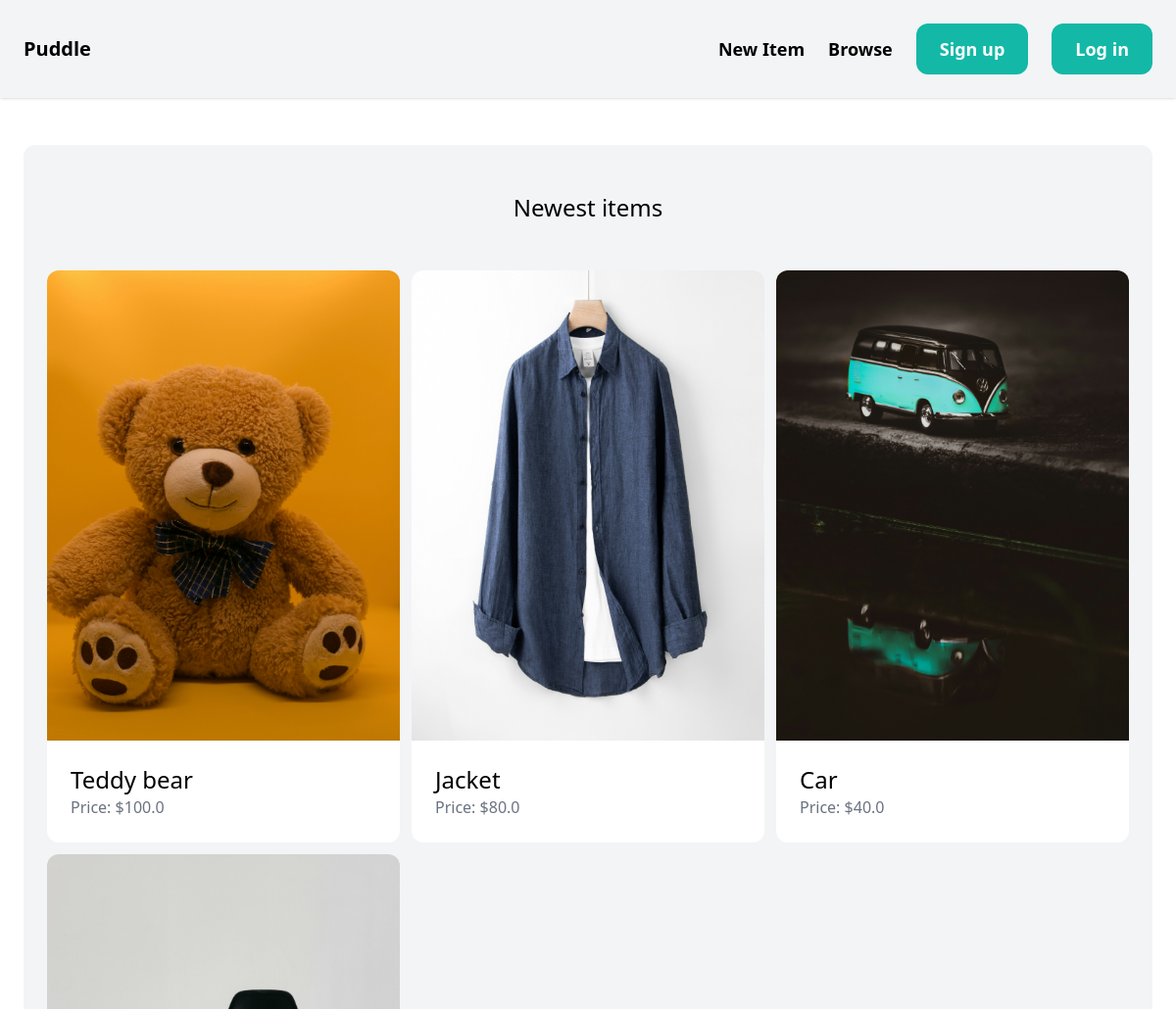
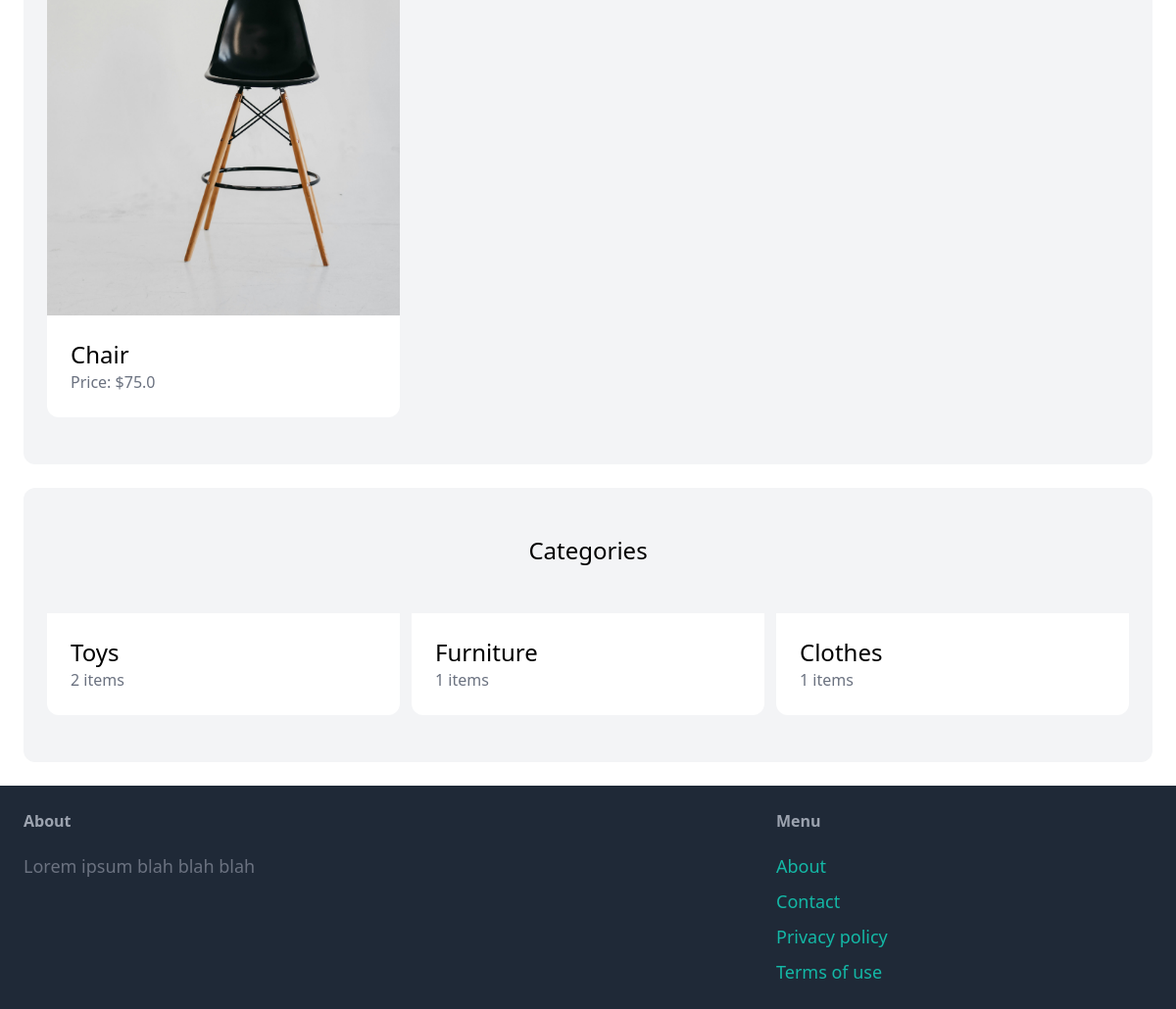
/, run on an earlier commit of the app's database (2 pictures, top to bottom).
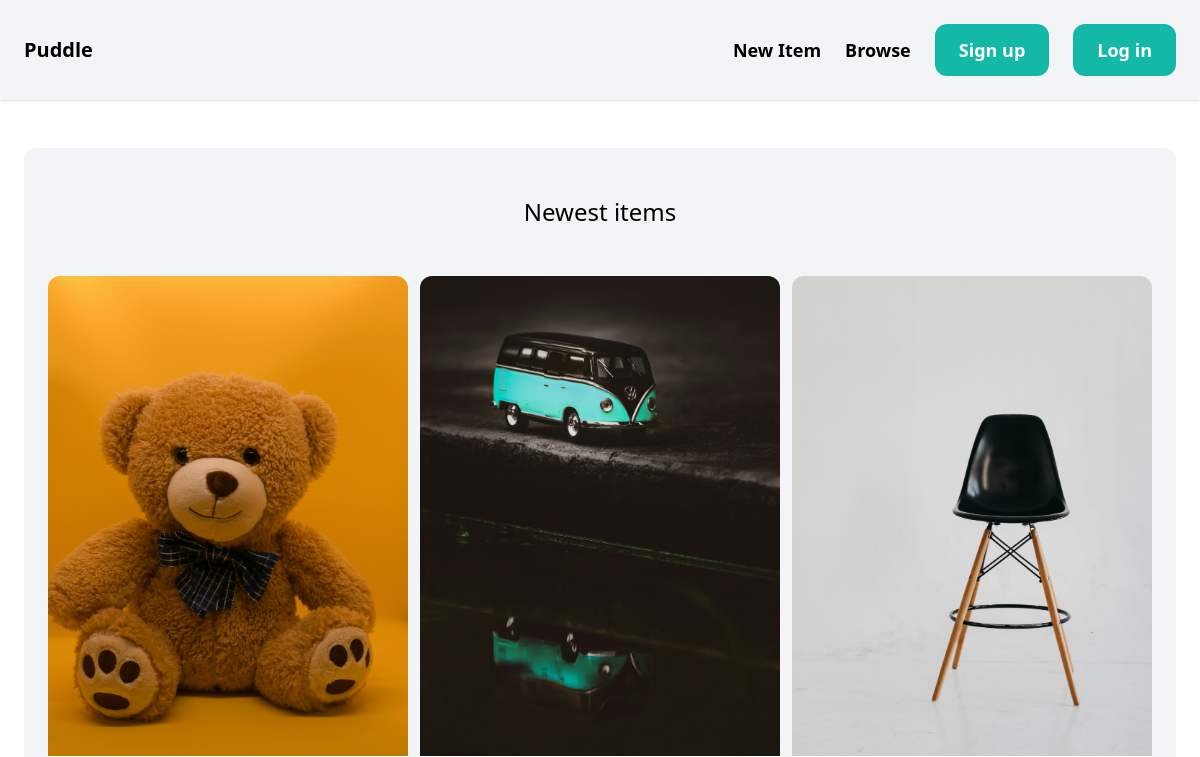
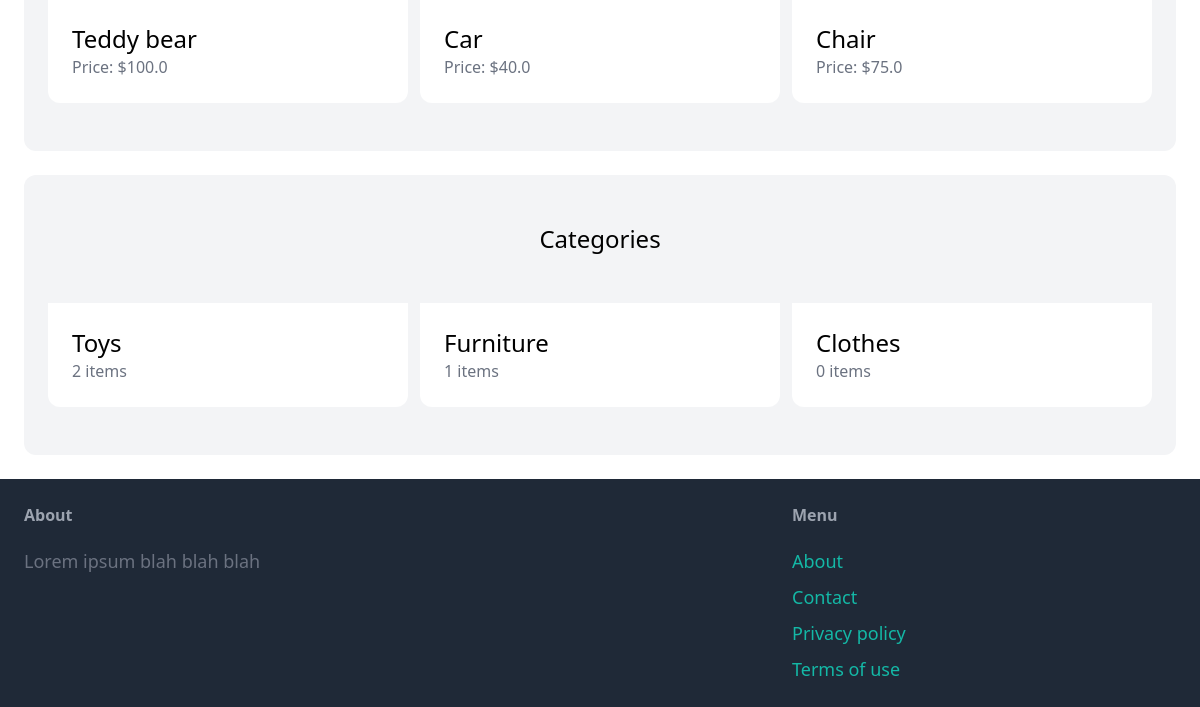
And on a later commit of the database (2 pictures, top to bottom).
### item/models.py (models this page shows, shortened)
class Item(models.Model):
    category = models.ForeignKey(Category, related_name='items', on_delete=models.CASCADE)
    name = models.CharField(max_length=255)
    description = models.TextField(blank=True, null=True)
    price = models.FloatField()
    image = models.ImageField(upload_to='item_images', blank=True, null=True)
    is_sold = models.BooleanField(default=False)
    created_by = models.ForeignKey(User, related_name='items', on_delete=models.CASCADE)
    created_at = models.DateTimeField(auto_now_add=True)

class Category(models.Model):
    ordering = ('name',)
    name = models.CharField(max_length=255)
    class Meta:
        verbose_name_plural = "Categories"

### core/views.py (the view)
# urls.py: path('', views.index, name='index'),
def index(request):
    items = Item.objects.filter(is_sold=False)[0:6]
    categories = Category.objects.all()
    return render(request, 'core/index.html', {
        'categories': categories,
        'items': items,
    })

### core/templates/core/index.html (shortened to what this page needs)
{% extends 'core/base.html' %}
{% block content%}
<div class="mt-6 px-6 py-12 bg-gray-100 rounded-xl">
    <h2 class="mb-12 text-2xl text-center">Newest items</h2>
    <div class="grid grid-cols-3 gap-3">
        {% for item in items %}
            <div>
                <a href="{% url 'item:detail' item.id %}" target="_blank">
                    <div >
                        <img src="{{ item.image.url }}" class="rounded-t-xl">
                    </div>
                    <div class="p-6 bg-white rounded-b-xl">
                        <h2 class="text-2xl">{{ item.name }}</h2>
                        <p class="text-gray-500">Price: ${{ item.price }}</p>
                    </div>
                </a>
            </div>
        {% endfor %}
    </div>
</div>
<div class="mt-6 px-6 py-12 bg-gray-100 rounded-xl">
    <h2 class="mb-12 text-2xl text-center">Categories</h2>
    <div class="grid grid-cols-3 gap-3">
        {% for category in categories %}
            <div>
                <a href="#">
                    <div class="p-6 bg-white rounded-b-xl">
                        <h2 class="text-2xl">{{ category.name }}</h2>
                        <p class="text-gray-500">{{ category.items.count }} items</p>
                    </div>
                </a>
            </div>
        {% endfor %}
    </div>
</div>
{% endblock %}

### core/templates/core/base.html (shortened to what this page needs)
<!DOCTYPE html>
<html lang="en">
  <head>
    <script src="https://cdn.tailwindcss.com"></script>
  </head>
  <body>
    <nav class="bg-gray-100 py-6 px-6 flex justify-between items-center shadow">
  <a href="/" class="text-xl font-semibold">Puddle</a>
  <div class="flex items-center space-x-6">
    <a href="{% url 'item:new' %}" class="text-lg font-semibold hover:text-gray-500">New Item</a>
    <a href="{% url 'item:items' %}" class="text-lg font-semibold hover:text-gray-500">Browse</a>
    {% if request.user.is_authenticated %}
      <a href="{% url 'conversation:inbox' %}" class="px-6 py-3 text-lg font-semibold bg-teal-500 text-white rounded-xl hover:bg-teal-700">Inbox</a>
      <a href="{% url 'dashboard:index' %}" class="px-6 py-3 text-lg font-semibold bg-teal-500 text-white rounded-xl hover:bg-teal-700">Dashboard</a>
    {% else %}
      <a href="{% url 'core:signup' %}" class="px-6 py-3 text-lg font-semibold bg-teal-500 text-white rounded-xl hover:bg-teal-700">Sign up</a>
      <a href="{% url 'core:login' %}" class="px-6 py-3 text-lg font-semibold bg-teal-500 text-white rounded-xl hover:bg-teal-700">Log in</a>
    {% endif %}
  </div>
</nav>
    <div class="px-6 py-6">
      {% block content %} {% endblock %}
    </div>
    <footer class="py-6 px-6 flex justify-between bg-gray-800">
      <div class="w-2/3 pr-10">
        <h3 class="mb-5 font-semibold text-gray-400">About</h3>
        <p class="text-lg text-gray-500">Lorem ipsum blah blah blah</p>
      </div>
      <div class="w-1/3">
        <h3 class="mb-5 font-semibold text-gray-400">Menu</h3>
        <ul class="space-y-2">
          <li><a href="#" class="text-lg text-teal-500 hover:text-teal-700">About</a></li>
          <li><a href="{% url 'core:contact' %}" class="text-lg text-teal-500 hover:text-teal-700">Contact</a></li>
          <li><a href="#" class="text-lg text-teal-500 hover:text-teal-700">Privacy policy</a></li>
          <li><a href="#" class="text-lg text-teal-500 hover:text-teal-700">Terms of use</a></li>
        </ul>
      </div>
    </footer>
  </body>
</html>

What changed in the data, as far as the page shows it:
removed Item: image (picture), name "Jacket", price "80.0"
computed for Category "Clothes": items.count "1" → "0"
